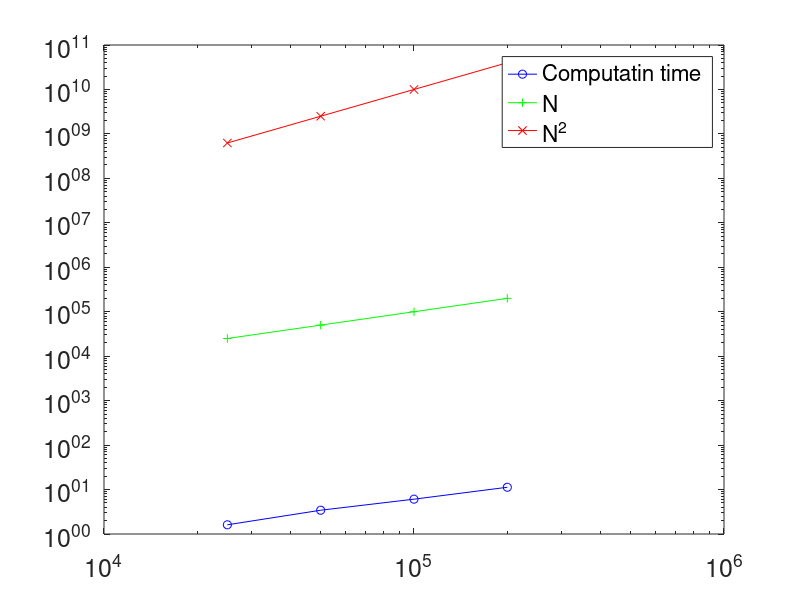

Recreate this plot in MATLAB.
N = [25000, 50000, 100000, 200000]';
T = [1.610845
3.426106
6.073540
11.258840];


figure (1)
loglog(N,T,'b-o');
hold on
loglog(N,N,'g-+')
loglog(N,N.^2,'r-x')
legend({'Computatin time','N','N^2'},'location','best')
set(gca,'fontsize',18)
